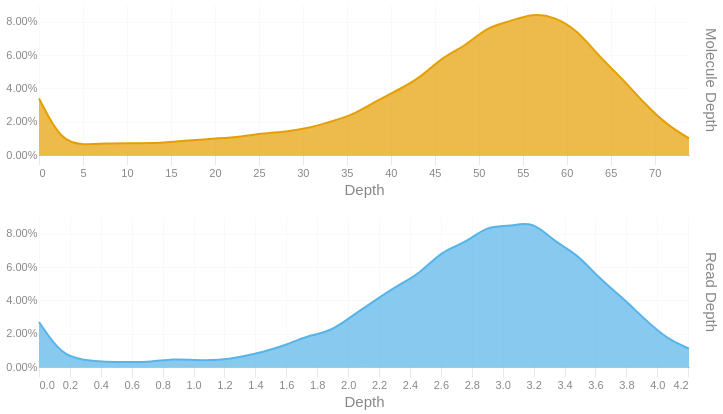

The code cell stored with this chart in its notebook:
### Code cell
readdep = depth_hist(tb['Read Depth'], q99, 3)
readdep = readdep.with_columns(pl.lit('Read Depth').alias('Metric'))
if not SKIPLR:
    moldep = depth_hist(tb['Molecule Depth'], mol_q99, 1)
    moldep = moldep.with_columns(pl.lit('Molecule Depth').alias('Metric'))
    _hist = pl.concat([readdep, moldep])
    _hist = _hist.filter(pl.col('Proportion') != 0)
    with SafeRender(_hist):
        (
            alt.Chart(_hist)        
            .mark_area(interpolate = "basis")
            .encode(
                x=alt.X('Bin:Q').scale(domainMin=0).axis(alt.Axis(title='Depth')),
                y = alt.Y('Proportion:Q', title = None).axis(format = '.2%'),
                color = alt.Color('Metric:N').legend(None),
                row = alt.Row("Metric:N").header(title = None, labelOrient = 'right'),
                tooltip = [
                    alt.Tooltip("Metric:N", title = "Metric"),
                    alt.Tooltip('Interval:N', title = "Depth Interval"),
                    alt.Tooltip('Proportion:Q', title = "% Alignments").format('.2%')
                ]
            )
            .resolve_scale(x='independent', y='independent')
            .properties(
                height = 150, width = 650,
                usermeta={'embedOptions': {'downloadFileName': f'{samplename}.depth.hist'}}
            )
        ).display()
else:
    readdep = readdep.filter(pl.col('Proportion') != 0)
    with SafeRender(readdep):
        (
            alt.Chart(readdep)        
            .mark_area(interpolate = "basis")
            .encode(
                x=alt.X('Bin:Q').scale(domainMin=0).axis(alt.Axis(title='Depth')),
                y = alt.Y('Proportion:Q', title = None).axis(format = '.2%'),
                tooltip = [
                    alt.Tooltip('Interval:N', title = "Depth Interval"),
                    alt.Tooltip('Proportion:Q', title = "% Alignments").format('.2%')
                ]
            )
            .properties(
                usermeta={'embedOptions': {'downloadFileName': f'{samplename}.depth.hist'}}
            )
        ).display()

### Figure 1 — Vega-Lite specification as saved in the notebook (floating-point values rounded to 4 significant figures)
{"width": 650, "height": 150, "config": {"title": {"anchor": "start", "dy": -15, "fontSize": 18, "color": "#888888", "subtitleColor": "#888888", "subtitleFontSize": 14}, "arc": {"fill": "#0072B2"}, "axis": {"domainColor": "#888888", "domainWidth": 0.5, "gridWidth": 0.2, "grid": false, "titleFontWeight": 400, "titleFontSize": 15, "labelFontSize": 11, "labelColor": "#888888", "tickColor": "#888888", "tickWidth": 0.2, "titleColor": "#888888"}, "axisBand": {"grid": false}, "axisX": {"grid": true, "tickSize": 10, "domainCap": "round"}, "axisY": {"domain": false, "grid": true, "tickSize": 0, "domainCap": "round"}, "background": "transparent", "header": {"labelFontSize": 15, "labelColor": "#888888", "titleFontSize": 15, "titleFontWeight": 600, "titleColor": "#888888"}, "legend": {"labelFont": "sans-serif", "labelFontSize": 12, "labelColor": "#888888", "symbolSize": 100, "symbolType": "circle", "titleFontSize": 12, "titlePadding": 10, "titleColor": "#888888", "title": null}, "range": {"category": ["#E69F00", "#56B4E9", "#009E73", "#F0E442", "#0072B2", "#D55E00", "#CC79A7", "#000000"], "diverging": ["#cfe8f3", "#a2d4ec", "#73bfe2", "#46abdb", "#1696d2", "#12719e"]}, "area": {"fill": "#0072B2", "fillOpacity": 0.7, "line": true, "strokeOpacity": 0.7}, "line": {"color": "#0072B2", "stroke": "#0072B2", "strokeWidth": 2}, "trail": {"color": "#0072B2", "stroke": "#0072B2", "strokeWidth": 0, "size": 1}, "point": {"filled": true, "fillOpacity": 1.0, "size": 95}, "text": {"color": "#888888", "fontSize": 11, "align": "right", "fontWeight": 400, "size": 11}, "bar": {"fill": "#0072B2", "stroke": null}, "view": {"stroke": null, "continuousWidth": 660, "continuousHeight": 400}}, "data": {"name": "data-cd97b5efc0390a13f1b4a944126806ab"}, "mark": {"type": "area", "interpolate": "basis"}, "encoding": {"color": {"field": "Metric", "legend": null, "type": "nominal"}, "row": {"field": "Metric", "header": {"title": null, "labelOrient": "right"}, "type": "nominal"}, "tooltip": [{"field": "Metric", "title": "Metric", "type": "nominal"}, {"field": "Interval", "title": "Depth Interval", "type": "nominal"}, {"field": "Proportion", "format": ".2%", "title": "% Alignments", "type": "quantitative"}], "x": {"axis": {"title": "Depth"}, "field": "Bin", "scale": {"domainMin": 0}, "type": "quantitative"}, "y": {"axis": {"format": ".2%"}, "field": "Proportion", "title": null, "type": "quantitative"}}, "resolve": {"scale": {"x": "independent", "y": "independent"}}, "usermeta": {"embedOptions": {"downloadFileName": "S3_Annapolis_279.depth.hist"}}, "$schema": "https://vega.github.io/schema/vega-lite/v6.1.0.json", "datasets": {"data-cd97b5efc0390a13f1b4a944126806ab": [{"Bin": 0.0, "Interval": "0.0-0.145", "Proportion": 0.027, "Metric": "Read Depth"}, {"Bin": 0.145, "Interval": "0.145-0.29", "Proportion": 0.007, "Metric": "Read Depth"}, {"Bin": 0.29, "Interval": "0.29-0.435", "Proportion": 0.004, "Metric": "Read Depth"}, {"Bin": 0.435, "Interval": "0.435-0.58", "Proportion": 0.003, "Metric": "Read Depth"}, {"Bin": 0.58, "Interval": "0.58-0.725", "Proportion": 0.003, "Metric": "Read Depth"}, {"Bin": 0.725, "Interval": "0.725-0.87", "Proportion": 0.003, "Metric": "Read Depth"}, {"Bin": 0.87, "Interval": "0.87-1.015", "Proportion": 0.005, "Metric": "Read Depth"}, {"Bin": 1.015, "Interval": "1.015-1.16", "Proportion": 0.004, "Metric": "Read Depth"}, {"Bin": 1.16, "Interval": "1.16-1.305", "Proportion": 0.004, "Metric": "Read Depth"}, {"Bin": 1.305, "Interval": "1.305-1.45", "Proportion": 0.006, "Metric": "Read Depth"}, {"Bin": 1.45, "Interval": "1.45-1.595", "Proportion": 0.009, "Metric": "Read Depth"}, {"Bin": 1.595, "Interval": "1.595-1.74", "Proportion": 0.013, "Metric": "Read Depth"}, {"Bin": 1.74, "Interval": "1.74-1.885", "Proportion": 0.019, "Metric": "Read Depth"}, {"Bin": 1.885, "Interval": "1.885-2.03", "Proportion": 0.021, "Metric": "Read Depth"}, {"Bin": 2.03, "Interval": "2.03-2.175", "Proportion": 0.031, "Metric": "Read Depth"}, {"Bin": 2.175, "Interval": "2.175-2.32", "Proportion": 0.04, "Metric": "Read Depth"}, {"Bin": 2.32, "Interval": "2.32-2.465", "Proportion": 0.049, "Metric": "Read Depth"}, {"Bin": 2.465, "Interval": "2.465-2.61", "Proportion": 0.056, "Metric": "Read Depth"}, {"Bin": 2.61, "Interval": "2.61-2.755", "Proportion": 0.07, "Metric": "Read Depth"}, {"Bin": 2.755, "Interval": "2.755-2.9", "Proportion": 0.074, "Metric": "Read Depth"}, {"Bin": 2.9, "Interval": "2.9-3.045", "Proportion": 0.085, "Metric": "Read Depth"}, {"Bin": 3.045, "Interval": "3.045-3.19", "Proportion": 0.084, "Metric": "Read Depth"}, {"Bin": 3.19, "Interval": "3.19-3.335", "Proportion": 0.088, "Metric": "Read Depth"}, {"Bin": 3.335, "Interval": "3.335-3.48", "Proportion": 0.075, "Metric": "Read Depth"}, {"Bin": 3.48, "Interval": "3.48-3.625", "Proportion": 0.068, "Metric": "Read Depth"}, {"Bin": 3.625, "Interval": "3.625-3.77", "Proportion": 0.053, "Metric": "Read Depth"}, {"Bin": 3.77, "Interval": "3.77-3.915", "Proportion": 0.042, "Metric": "Read Depth"}, {"Bin": 3.915, "Interval": "3.915-4.06", "Proportion": 0.029, "Metric": "Read Depth"}, {"Bin": 4.06, "Interval": "4.06-4.205", "Proportion": 0.017, "Metric": "Read Depth"}, {"Bin": 4.205, "Interval": "4.205-4.35", "Proportion": 0.011, "Metric": "Read Depth"}, {"Bin": 0.0, "Interval": "0.0-2.5", "Proportion": 0.034, "Metric": "Molecule Depth"}, {"Bin": 2.5, "Interval": "2.5-5.1", "Proportion": 0.008, "Metric": "Molecule Depth"}, {"Bin": 5.1, "Interval": "5.1-7.6", "Proportion": 0.006, "Metric": "Molecule Depth"}, {"Bin": 7.6, "Interval": "7.6-10.2", "Proportion": 0.007, "Metric": "Molecule Depth"}, {"Bin": 10.2, "Interval": "10.2-12.7", "Proportion": 0.007, "Metric": "Molecule Depth"}, {"Bin": 12.7, "Interval": "12.7-15.3", "Proportion": 0.007, "Metric": "Molecule Depth"}, {"Bin": 15.3, "Interval": "15.3-17.8", "Proportion": 0.008, "Metric": "Molecule Depth"}, {"Bin": 17.8, "Interval": "17.8-20.4", "Proportion": 0.009, "Metric": "Molecule Depth"}, {"Bin": 20.4, "Interval": "20.4-22.9", "Proportion": 0.01, "Metric": "Molecule Depth"}, {"Bin": 22.9, "Interval": "22.9-25.5", "Proportion": 0.011, "Metric": "Molecule Depth"}, {"Bin": 25.5, "Interval": "25.5-28.0", "Proportion": 0.013, "Metric": "Molecule Depth"}, {"Bin": 28.0, "Interval": "28.0-30.6", "Proportion": 0.014, "Metric": "Molecule Depth"}, {"Bin": 30.6, "Interval": "30.6-33.1", "Proportion": 0.016, "Metric": "Molecule Depth"}, {"Bin": 33.1, "Interval": "33.1-35.7", "Proportion": 0.02, "Metric": "Molecule Depth"}, {"Bin": 35.7, "Interval": "35.7-38.2", "Proportion": 0.024, "Metric": "Molecule Depth"}, {"Bin": 38.2, "Interval": "38.2-40.8", "Proportion": 0.032, "Metric": "Molecule Depth"}, {"Bin": 40.8, "Interval": "40.8-43.3", "Proportion": 0.039, "Metric": "Molecule Depth"}, {"Bin": 43.3, "Interval": "43.3-45.9", "Proportion": 0.046, "Metric": "Molecule Depth"}, {"Bin": 45.9, "Interval": "45.9-48.4", "Proportion": 0.059, "Metric": "Molecule Depth"}, {"Bin": 48.4, "Interval": "48.4-51.0", "Proportion": 0.065, "Metric": "Molecule Depth"}, {"Bin": 51.0, "Interval": "51.0-53.5", "Proportion": 0.077, "Metric": "Molecule Depth"}, {"Bin": 53.5, "Interval": "53.5-56.1", "Proportion": 0.08, "Metric": "Molecule Depth"}, {"Bin": 56.1, "Interval": "56.1-58.6", "Proportion": 0.085, "Metric": "Molecule Depth"}, {"Bin": 58.6, "Interval": "58.6-61.2", "Proportion": 0.083, "Metric": "Molecule Depth"}, {"Bin": 61.2, "Interval": "61.2-63.7", "Proportion": 0.075, "Metric": "Molecule Depth"}, {"Bin": 63.7, "Interval": "63.7-66.3", "Proportion": 0.059, "Metric": "Molecule Depth"}, {"Bin": 66.3, "Interval": "66.3-68.8", "Proportion": 0.046, "Metric": "Molecule Depth"}, {"Bin": 68.8, "Interval": "68.8-71.4", "Proportion": 0.031, "Metric": "Molecule Depth"}, {"Bin": 71.4, "Interval": "71.4-73.9", "Proportion": 0.018, "Metric": "Molecule Depth"}, {"Bin": 73.9, "Interval": "73.9-76.45", "Proportion": 0.01, "Metric": "Molecule Depth"}]}}
